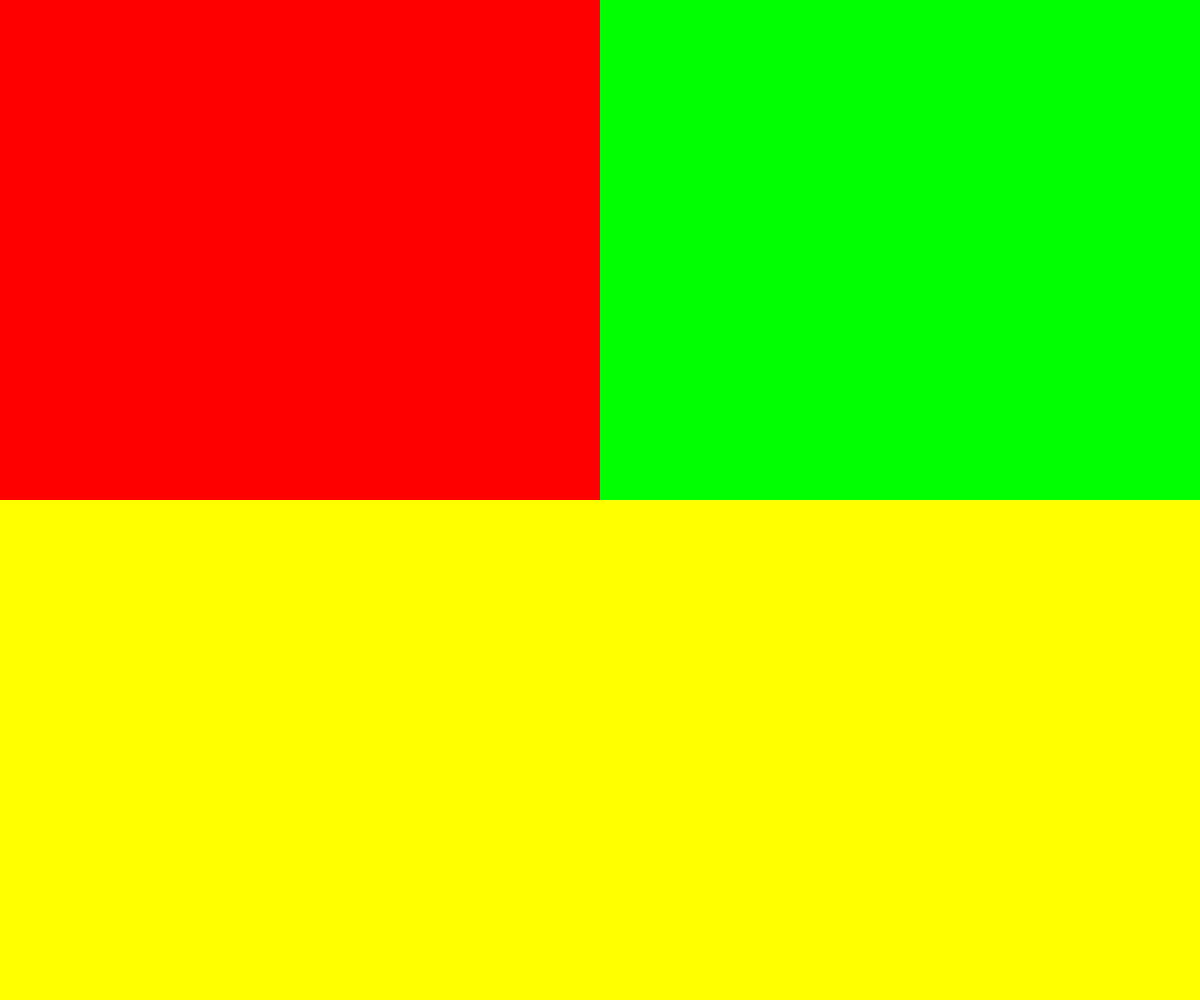
Frame 1 (no input)
Frame 60 (no input): identical to frame 1, image omitted
Frame 120 (the mouse pressed at the canvas centre since frame 60): identical to frame 1, image omitted

The p5.js sketch that drew this single still picture (run headless with seeded random() and noise() and a simulated clock; from frame 60 on, the mouse is pressed at the canvas centre):

// p5.js sketch
// ── sketch.js
function setup() {
  // put setup code here

  createCanvas(windowWidth, windowHeight);
}

function draw() {
  // put drawing code here
  background(255);
  noStroke();
  var redColor = color(255, 0, 0);
  fill (redColor);
  rect (0, 0, width/2, height/2);
 // print(green(redColor));  just to show the number of the color 
 //in the console

  var greenColor = color(0, 255, 0);
  fill (greenColor);
  rect (width/2, 0, width/2, height/2);

  var mixedColor = color(
    red(redColor) + red(greenColor), 
    green(redColor) + green(greenColor),
    blue (redColor) + blue(greenColor),
    );
  fill (mixedColor);
  rect (0, height/2, width, height/2);
}
